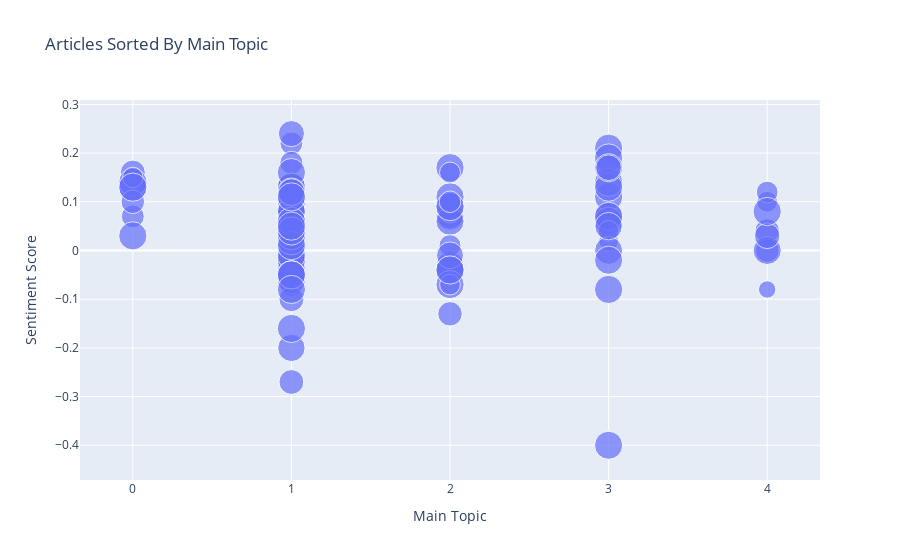

Here is the notebook cell this chart was saved with:
### Markdown cell above
## Visualize all articles on their main topic

### Code cell
visualize_all_articles_on_main_topic(df)
